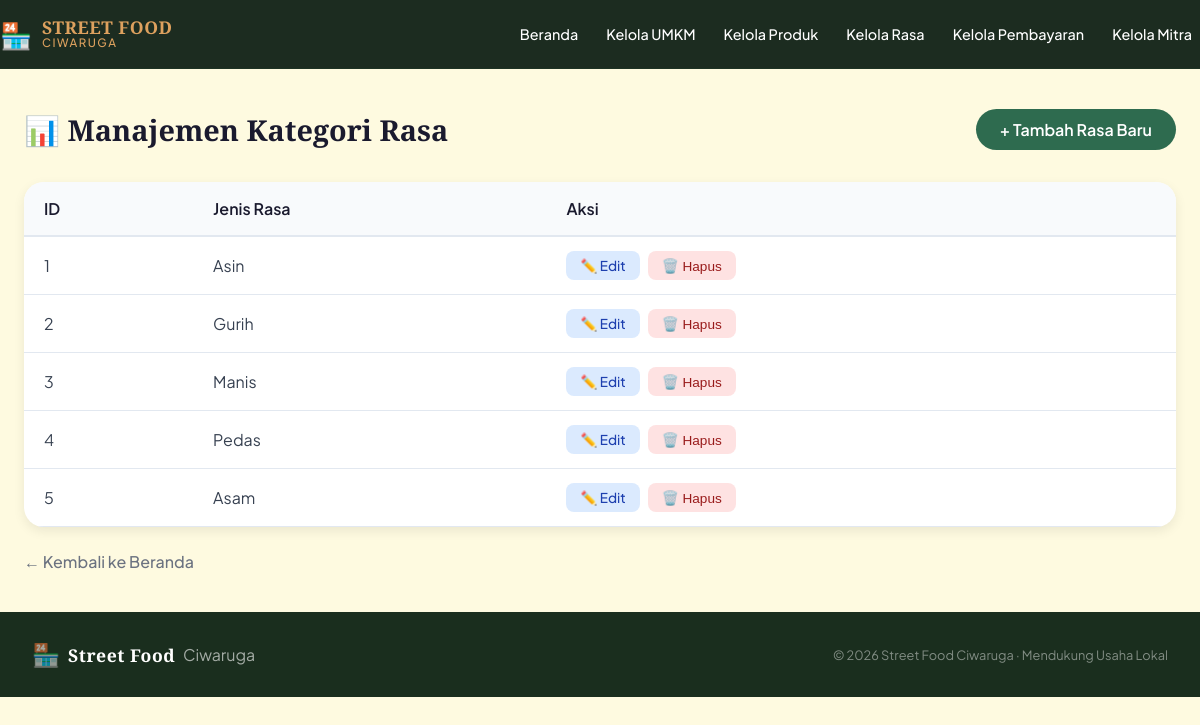
The app's page /kategori_rasa.php with its own data.
### tables this page shows
CREATE TABLE `kategori_rasa` (
  `id_rasa` int(11) NOT NULL,
  `jenis_rasa` varchar(50) NOT NULL
);

### kategori_rasa.php (the view, shortened to what this page needs)
<?php
require_once 'koneksi.php';
$query = "SELECT * FROM kategori_rasa ORDER BY id_rasa ASC";
$result = mysqli_query($koneksi, $query);
?>
<!DOCTYPE html>
<html lang="id">
<head>
  <link rel="stylesheet" href="style.css">
</head>
<body>
  <header class="navbar">
    <div class="nav-inner">
      <div class="brand">
        <span class="brand-icon">🏪</span>
        <div class="brand-text">
          <span class="brand-name">STREET FOOD</span>
          <span class="brand-sub">Ciwaruga</span>
        </div>
      </div>
      <nav class="nav-links">
        <a href="index.php">Beranda</a>
        <a href="umkm.php">Kelola UMKM</a>
        <a href="produk.php">Kelola Produk</a>
        <a href="kategori_rasa.php">Kelola Rasa</a>
        <a href="bayar.php">Kelola Pembayaran</a>
        <a href="mitra.php">Kelola Mitra</a>
      </nav>
    </div>
  </header>
  <div class="admin-container">
    <div class="admin-header">
      <h1>📊 Manajemen Kategori Rasa</h1>
      <a href="tambah_kategori_rasa.php" class="btn-tambah">+ Tambah Rasa Baru</a>
    </div>
    <div class="rasa-table">
      <table>
        <thead>
          <tr>
            <th>ID</th>
            <th>Jenis Rasa</th>
            <th>Aksi</th>
          </tr>
        </thead>
        <tbody>
          <?php if (mysqli_num_rows($result) > 0): ?>
          <?php while ($row = mysqli_fetch_assoc($result)): ?>
          <tr>
            <td><?= $row['id_rasa'] ?></td>
            <td><?= htmlspecialchars($row['jenis_rasa']) ?></td>
            <td>
              <div class="action-buttons">
                <a href="edit_kategori_rasa.php?id=<?= $row['id_rasa'] ?>" class="btn-edit">✏️ Edit</a>
                <button onclick="confirmDelete(<?= $row['id_rasa'] ?>, '<?= htmlspecialchars($row['jenis_rasa']) ?>')"
                  class="btn-delete">🗑️ Hapus</button>
              </div>
            </td>
          </tr>
          <?php endwhile; ?>
          <?php endif; ?>
        </tbody>
      </table>
    </div>
    <a href="index.php" class="back-link">← Kembali ke Beranda</a>
  </div>
  <footer class="footer">
    <div class="footer-inner">
      <div class="footer-brand">
        <span class="brand-icon">🏪</span>
        <span class="brand-name"> Street Food</span> Ciwaruga
      </div>
      <p class="footer-copy">© 2026 Street Food Ciwaruga · Mendukung Usaha Lokal</p>
    </div>
  </footer>
</body>
</html>

### style.css (style rules this page uses)
*, *::before, *::after { box-sizing: border-box; margin: 0; padding: 0; }
:root { --hijau:#2e6b4f; --hijau-muda:#52b788; --hijau-terang:#95d5b2; --krem:#fefae0; --kuning:#dda15e; --coklat:#bc6c25; --putih:#ffffff; --abu:#6b7280; --gelap:#1a2e1e; --radius-sm: 8px; --radius-md: 16px; --radius-lg: 24px; --radius-xl: 40px; --shadow-sm: 0 2px 8px rgba(45,106,79,.10); --shadow-md: 0 6px 24px rgba(45,106,79,.15); --shadow-lg: 0 16px 48px rgba(45,106,79,.20); }
html { scroll-behavior: smooth; }
body { font-family: 'Plus Jakarta Sans', sans-serif; background: var(--krem); color: var(--hijau-terang); overflow-x:visible; }
.navbar { position:relative; top: 0; z-index: 100; background: rgba(9, 27, 16, 0.92); backdrop-filter: blur(12px); border-bottom: 1px solid rgba(45,106,79,.12); }
.nav-inner { max-width: 1200px; margin: auto; padding: 0px; height: 68px; display: flex; align-items: center; gap: 8px; }
.brand { display: flex; align-items: center; gap: 10px; text-decoration: none; flex-shrink: 0; }
.brand-icon { font-size: 1.6rem; }
.brand-text { display: flex; flex-direction: column; line-height: 1.1; }
.brand-name { font-family: 'Playfair Display', serif; font-weight: 900; font-size: 1.1rem; color: var(--kuning); letter-spacing: .5px; }
.brand-sub { font-size: .72rem; font-weight: 500; color: var(--kuning); letter-spacing: 1.5px; text-transform: uppercase; }
.nav-links { display: flex; gap: 28px; margin-left: auto; }
.nav-links a { text-decoration: none; font-size: .9rem; font-weight: 500; color: var(--putih); transition: color .2s; }
.footer { background: var(--gelap); color: rgba(255,255,255,.6); }
.footer-inner { max-width: 1200px; margin:0 auto; padding: 28px 32px; display: flex; align-items: center; justify-content: space-between; }
.footer .brand-name { color: var(--putih); }
.footer .brand-icon { font-size: 1.4rem; }
.footer-brand { display: flex; align-items: center; gap: 8px; }
.footer-copy { font-size: .8rem; color: rgba(255,255,255,.45); }

### kategori_rasa.php (style rules this page uses)
.admin-container { max-width: 1200px; margin: 40px auto; padding: 0 24px; }
.admin-header { display: flex; justify-content: space-between; align-items: center; margin-bottom: 32px; flex-wrap: wrap; gap: 16px; }
.admin-header h1 { font-family: 'Playfair Display', serif; color: #1a1a2e; font-size: 1.8rem; }
.btn-tambah { background: #2e6b4f; color: white; padding: 10px 24px; border-radius: 40px; text-decoration: none; font-weight: 600; transition: background 0.2s; display: inline-flex; align-items: center; gap: 8px; }
.rasa-table { background: white; border-radius: 20px; overflow: hidden; box-shadow: 0 4px 12px rgba(0, 0, 0, 0.08); }
table { width: 100%; border-collapse: collapse; }
th { background: #f8fafc; padding: 16px 20px; text-align: left; font-weight: 600; color: #1a1a2e; border-bottom: 2px solid #e2e8f0; }
td { padding: 14px 20px; border-bottom: 1px solid #e2e8f0; color: #374151; }
.action-buttons { display: flex; gap: 8px; }
.btn-edit, .btn-delete { padding: 6px 14px; border-radius: 8px; text-decoration: none; font-size: 0.85rem; font-weight: 500; transition: all 0.2s; border: none; cursor: pointer; display: inline-flex; align-items: center; gap: 4px; }
.btn-edit { background: #dbeafe; color: #1e40af; }
.btn-delete { background: #fee2e2; color: #991b1b; }
.back-link { display: inline-flex; align-items: center; gap: 8px; margin-top: 24px; color: #6b7280; text-decoration: none; font-weight: 500; }

### records on screen
kategori_rasa: id_rasa "1", jenis_rasa "Asin"
kategori_rasa: id_rasa "2", jenis_rasa "Gurih"
kategori_rasa: id_rasa "3", jenis_rasa "Manis"
kategori_rasa: id_rasa "4", jenis_rasa "Pedas"
kategori_rasa: id_rasa "5", jenis_rasa "Asam"
